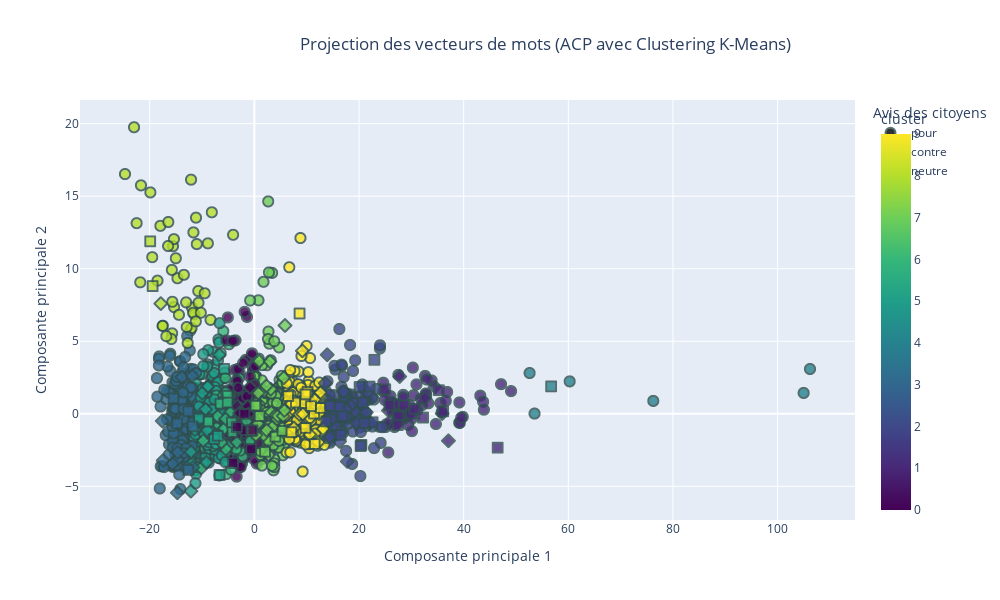

The cell this chart's notebook holds for it:
### Code cell
import plotly.express as px
from sklearn.decomposition import PCA
from sklearn.preprocessing import StandardScaler
from sklearn.cluster import KMeans

# Normalisation des vecteurs
scaler = StandardScaler()
vectors_normalized = scaler.fit_transform(proposition_vectors)

# Réduction des vecteurs à 2 dimensions (ACP)
pca = PCA(n_components=2)
word_vectors_2d = pca.fit_transform(vectors_normalized)

# Appliquer le clustering K-Means
n_clusters = 10  
kmeans = KMeans(n_clusters=n_clusters, random_state=42)
cluster = kmeans.fit_predict(vectors_normalized)
data['cluster'] = cluster

# Préparer les données pour le graphique
df1 = pd.DataFrame(word_vectors_2d, columns=['PC1', 'PC2'])
df1['propositions'] = data['Proposition']  # Ajouter les propositions correspondantes
df1['cluster'] = cluster
df1['cluster'] = kmeans.labels_  # Ajouter les labels des clusters
df1['vote'] = data['Catégorie']
df1['proposition_vectors'] = data['mean_vector']
# Créer le graphique interactif
fig = px.scatter(
    df1, 
    x='PC1', 
    y='PC2',
    symbol = 'vote',
    color='cluster',  # Utiliser les clusters pour la coloration
    hover_name='propositions',  # Afficher le mot lors du survol
    title="Projection des vecteurs de mots (ACP avec Clustering K-Means)",
    labels={'PC1': 'Composante principale 1', 'PC2': 'Composante principale 2','vote':'Avis des citoyens'},
    color_continuous_scale='Viridis',  # Choisir une palette de couleurs
    category_orders={"cluster": [str(i) for i in range(n_clusters)]},
    width = 1000,
    height = 600
)

# Personnaliser les points
fig.update_traces(marker=dict(size=10, opacity=0.8, line=dict(width=2, color='DarkSlateGrey')))

# Ajouter un titre pour la légende des clusters
fig.update_layout(
    title_x=0.3  # Centrer le titre
)


# Afficher le graphique
fig.show()

#df1.to_csv("D:/Gbaki 2A/Projet statistique/propositions_clusters.csv", index=False)

### Figure 1 — Plotly figure (JSON) as saved in the notebook; plotly's stock layout.template omitted (floating-point values rounded to 4 significant figures; data arrays with more than 128 entries replaced by an {"elided": "..."} marker saying what was removed)
{"data": [{"hovertemplate": "<b>%{hovertext}</b><br><br>Avis des citoyens=pour<br>Composante principale 1=%{x}<br>Composante principale 2=%{y}<br>cluster=%{marker.color}<extra></extra>", "hovertext": {"elided": "1736 str values"}, "legendgroup": "pour", "marker": {"color": {"elided": "1736 int values"}, "coloraxis": "coloraxis", "line": {"color": "DarkSlateGrey", "width": 2}, "opacity": 0.8, "size": 10, "symbol": "circle"}, "mode": "markers", "name": "pour", "showlegend": true, "type": "scattergl", "x": {"elided": "1736 float values"}, "xaxis": "x", "y": {"elided": "1736 float values"}, "yaxis": "y"}, {"hovertemplate": "<b>%{hovertext}</b><br><br>Avis des citoyens=contre<br>Composante principale 1=%{x}<br>Composante principale 2=%{y}<br>cluster=%{marker.color}<extra></extra>", "hovertext": ["Il faut raccourcir les vacances scolaires pour introduire des activités culturelles et sportives", "Il faut un remboursement total ou partielle des licences de sport par la sécurité social ", "Il faut transformer 3h de travail (sur les 35h) en 3h de sport obligatoire au travail", "Il faut interdire les JO qui sont profondément discriminants : les billets et logements sont hors de prix pour la majorité des gens", "Il faut être obligé d'adhérer à une association pendant les études (sportive, artistique...) et s'inspirer des usa", "Il faut faciliter l'accès au clubs et associations en remboursant par la sécurité sociale et les mutuelles les abonnements ou licences", "Il faut instaurer des heures de sport obligatoires dans les entreprises.", "Il faut une prise en charge par la sécurité sociale des adhésions dans les clubs et associations sportives avec un contrôle de présence", "Il faut que cela soit rembourser au moins en partie, par le sécurité sociale, ou une aide conséquente par l'employeur", "Il faut le rendre obligatoire à l'école, après la classe : 1 heure par jour a minima. Et idem pour les adultes après le travail ", "Il faudrait que les smartphones se bloquent après une heure d'utilisation et se débloquent après 10 minutes d'activité.", "Il faut annuler les JO et utiliser l'argent pour des équipements de proximité et des encadrants payés correctement", "Il faut des clubs gratuits. ", "Il faut interdire les jeux olympiques : c’est polluants et réservés à une élite bourgeoise. ", "Il faut faciliter l'accès aux clubs ou associations sportives en remboursant par la sécurité sociale et les mutuelles les abonnements", "Il faut imposer sur les 35 heures qu’il y ait une heure de sport financé par les employeurs sur le temps de travail.", "Il faut que les entreprises, associations, sociétés, etc. rendent obligatoire une activité sportive 30 minutes par jour", "Il faut s’inspirer du système militaire avec la mise en place de la pratique sportive sur le temps de travail.", "Il faut rembourser par la CPAM les inscriptions à des clubs de sport. Des personnes sportives sont des personnes en meilleur santé", "Il faut une participation financière pour ceux qui font leurs trajets quotidiens a vélo (sauf VAE car ils bénéficient déjà d'aide a l'achat)", "Il faut récompenser financièrement les Français qui font 10 000 pas/jour système points, tickets ciné resto etc ou à partir d'un nbre de pas", "Il faut rendre le sport obligatoire. 2H/semaine payées par l'Etat via carte numérique activable à partir de 30 min sport.", "Il faut rendre les activités physiques remboursées par la sécurité sociale.", "Il faut mettre en place un échauffement matinal physique tous les matins pour toutes la population", "Il faut démocratiser la pratique sportive sur les lieux de travail des gens en instaurant une pause de 2h entre midi et deux.", "Il faut des écrans publicitaires ou l’on peut voir défiler diverses pratiques sportives, leurs bienfaits, sous fond musical, dans la rue. ", "Il faut initier la mise en forme collective dans les entreprises, le matin avant de prendre son poste et le soir avant de partir", "Il faut 1 abonnement gratuit/an à un club de sport ou d'activité physique de son choix.", "Il faut passer à des semaines de 32h et à des week-ends de 3 jours", "Il faut empêcher les gens de travailler dimanche et ouvrir les installations sportives pour la pratique du sport", "Il faut pouvoir payer son ticket de bus en faisant 20 squats, comme à Cluj (Roumanie) ? Bus gratuit pour les personnes handicapées/âgées.", "Il faut pour les emplois non physiques une heure de sport le matin avant la prise de poste.", "Il faut que les massages (chinois, thaï) puissent être pris en charge au même titre que l'ostéopathie. Bénéfique pour la récupération/stress", "Il faut construire dans tous les quartiers urbains et villages des piscines publiques naturelles, dans des serres végétales, à eau recyclée", "Il faut développer des \"cours de sport en plein air nocturnes\" avec des équipements lumineux.", "Il faut à partir de 40 ans une participation de la sécurité sociale pour une pratique sportive dans un club", "Il faut élargir massivement les possibilités de nager en site naturel toute l’année et en accès libre (lacs, canaux, etc.).", "Il faut allier salle de sports et jeux vidéos, rendre cela ludique !", "Il faut initier les français aux jeux sportifs en réalité virtuelle et équiper les établissements de type EPHAD.", "Il faut rémunérer les sportifs qui participent à des événements de promotion du sport dans les communes ou les régions", "Il faut renforcer les incitations aux pratiques sportives pour la santé par un crédit d'impôts plafonné pour l'emploi d'un coach", "Il faut que les collectivités financent des coachs qui aident les familles volontaires à améliorer leur comportement (activité, repas…).", "Il faut retirer les parkings de dépose des enfants proches écoles-collèges, pour redonner l'autonomie des déplacements à pieds ou vélo.", "Il faut stopper les jeux olympiques, c'est une hérésie !", "Il faut que ce soit obligatoire pour les enfant de 5 à 12 ans d'être inscrit dans une association afin de pratiquer une activité physique", "Il faut sacraliser le sport au collège et lycée, avec un coef fort et noter la performance autant que la démonstration d'esprit d'équipe.", "Il faut moins de restriction vestimentaire pour les pratiques en compétition tant que cela nuit pas à la discipline elle même ex : voile", "Il faut une application qui permettrait de gagner du temps d’écran en échange d’activité physique que les parents programmeraient. ", "Il faut créer des créneaux horaires réservés aux activités sportives dans les parcs.", "Il faut que le coup de l'activité sportive puisse être prise en charge/remboursée par l'employeur, la sécurité sociale", "Il faut arrêter de confondre sport et activité physique, l'un est une absurdité délétère, l'autre est indispensable.", "Il faut obliger chaque club à avoir une équipe handisport pour chaque activité", "Il faut supprimer/diminuer les remboursements des médicaments des personnes qui pourraient se soigner grâce à l'activité physique.", "Il faut valoriser les notes des élèves sportifs (extra-scolaire) afin de motiver les autres à la pratique régulière d’un sport en fédération", "Il faut proposer aux magasins de sport des rayons pour des articles de pratique sportive, promotion permanente annuelle", "Il faut la rendre obligatoire afin de beneficier de soins médicaux", "Il faut des collaborations avec des influenceurs pour promouvoir un mode de vie actif.", "Il faut créer des défis sportifs basés sur les réseaux sociaux pour encourager la participation en ligne et hors ligne.", "Il faut rendre les inscriptions gratuites dans les clubs de sport en compensant cette gratuité par des subventions publiques", "Il faut que les éducateurs sportifs soient remboursés par la sécurité sociale.", "Il faut proposer un prix littéraire pour récompenser les livres pour apprendre un sport ou pour avoir une activité physique.", "Il faut inciter fiscalement à prendre un coach sportif personnel", "Il faut permettre aux employeurs de payer mieux ceux qui sont actifs en sport que les sédentaires.Des employés en forme sont plus avantageux", "Il faut donner une place aux transidentités au sein du sport et intégrer ce sujet dans l’ensemble des réflexions liées au sport", "Il faut payer une nounou aux familles monoparentales pour libérer du temps au parent pour pratiquer une activité sportive, 1fois par semaine", "Il faut interdire tous les véhicules à moteur et supprimer des places de parking dans les centres villes pour inciter les citoyens à marcher", "Il faut faire des zones défis au travail: chaise contre le mur, panier basket...", "Il faut taxer lourdement les loisirs statiques (jeux vidéo, streaming etc) pour inciter à choisir des loisirs sportifs, et financer ceux ci.", "Il faut inscrire la pratique d’une activité physique quotidienne dans la Constitution", "Il faut mettre en place des programmes de réalité virtuelle pour découvrir de nouveaux sports.", "Il faut faire dans les rues et les parcs des sortes de chasses aux trésors et collecter ainsi des bons de reductions, places de concerts...", "Il faut interdire les jeux olympiques, surtout en France.", "Il faut créer des bornes de pointage dans les villes pour la marche à pied mesurant les distances et encourageant les progrès", "Il faut rendre gratuits les places aux JO pour les licenciés", "Il faut imposer à l’entreprise du sport dans le temps de travail ! Il faut accepter de déjeuner en travaillant pour libérer la pause !", "Il faut donner une prime CPAM en proportion du nombre d’heures de sport mensuelles. Grâce à une appli gérée par le ministère de la Santé", "Il faut lever l’interdiction du port du voile dans les fédérations françaises", "Il faut en faire un campagne national : faire des affiches géantes avec des personnes saines physiquement", "Il faut supprimer du vocabulaire le mot sport qui correspond à un abrutissement et le remplacer par activité physique.", "Il faut que les dirigeants montrent l'exemple : médiatiser les activités sportives des politiques, journalistes et autres personnalités", "Il faut pénaliser les déplacements courts en voiture.", "Il faut encourager l'installation d'une innovation : la première machine à café qui fait tapis de course", "Il faut proposer un apéro sportif après un footing entre proches et voisins", "Il faut réduire le volume des retransmissions des sports dans les medias (tv, radio, internet) pour ne pas figer les auditeurs chez eux", "Il faut mettre en place des jeux vidéo interactifs qui récompensent les activités physiques réelles.", "Il faut que les flashmobs se généralisent et deviennent les nouvelles façons de prendre l'apéritif après le travail.", "Il faut interdire l’arrêt et le stationnement à moins d’un kilomètre des établissements scolaires.", "Il faut du temps et par conséquent favoriser un 100% télétravail", "Il faut changer les équipes de haut niveau et les membres des fédérations dès lors qu’il n’y a eu aucune qualification olympique", "Il faut vérifier le passif judiciaire des jeunes qui accèdent à sport études notamment pour le football.", "Il faut supprimer les cotisations obligatoires des fédérations sportives.", "Il faut favoriser les réunions non formelles au sein de l'entreprise en invitant les conjoints pour des thés ou dîners dansants.", "Il faut interdire les sports non écologiques comme le ski et la formule 1", "Il faut que tout le monde prennent des trotinettes ou des vélos électriques c'est bon pour la planète.", "Il faut offrir 1 ou 2 jours de CP, payés par l’Etat, à qui le souhaite, pendant les JO, pour regarder les épreuves et susciter des vocations", "Il faut interdire toutes les demandes de certificats médicaux que ce soit pour les clubs, les professionnels et les compétitions.", "Il faut augmenter les cotisations sociales de ceux qui ne s'inscrive dans aucun sport. ", "Il faut augmenter le prix des carburants pour inciter à aller à pied (au moins partiellement). Pas à vélo! A pied!", "Il faut augmenter les cotisations sociales des non-sportifs. Ils coutent plus cher à la sécu, c'est à eux de payer.", "Il faut adopter un chien ça fera à minima 45 minutes de marche 3 fois par jour", "Il faut pouvoir exclure tout membre d’une fédération qui n’est pas au résultat et éviter qu’il reprenne sa place", "Il faut réduire le nombre d'arrêt de bus en ville pour obliger la marche, un pour 500m semble juste.", "Il faut inciter les Français à s'équiper de montres connectées pour les stimuler à bouger et atteindre des (petits) objectifs quotidiens.", "Il faut encourager les garçons à s'inscrire dans un club de football ou de rugby."], "legendgroup": "contre", "marker": {"color": [2, 2, 1, 9, 1, 3, 5, 6, 6, 5, 0, 0, 3, 5, 3, 5, 6, 0, 7, 7, 2, 7, 3, 6, 0, 9, 0, 3, 7, 5, 0, 5, 2, 7, 3, 6, 9, 9, 2, 7, 9, 7, 9, 3, 3, 2, 7, 0, 7, 3, 5, 9, 2, 6, 7, 2, 5, 9, 6, 3, 7, 6, 6, 6, 5, 2, 9, 0, 5, 9, 9, 3, 5, 6, 7, 2, 9, 5, 1, 9, 7, 1, 2, 1, 2, 9, 1, 2, 7, 2, 7, 7, 1, 7, 9, 7, 6, 8, 7, 0, 2, 7, 7, 2], "coloraxis": "coloraxis", "line": {"color": "DarkSlateGrey", "width": 2}, "opacity": 0.8, "size": 10, "symbol": "diamond"}, "mode": "markers", "name": "contre", "showlegend": true, "type": "scattergl", "x": [22.19, 17.75, 27.76, 11.49, 25.62, -14.74, -8.895, -10.16, -4.994, -9.51, -3.49, -3.255, -14.71, -8.944, -14.66, -8.507, -5.506, -1.272, 1.719, 0.9018, 19.53, 3.23, -14.72, -5.437, -0.8494, 7.525, -2.755, -11.73, 3.505, -9.971, -2.689, -9.148, 19.86, 1.811, -17.61, -6.306, 12.37, 13.12, 17.02, 4.025, 10.18, 0.2919, 9.165, -13.83, -12.98, 18.38, 0.9451, -3.714, 0.6678, -15.65, -12.14, 10.59, 14.44, -5.74, 4.323, 21.08, -11.41, 7.048, -9.787, -17.43, 2.701, -7.035, -4.62, -5.504, -9.015, 13.52, 12.64, -1.171, -12.11, 6.128, 8.598, -11.89, -6.717, -1.534, 3.122, 21.39, 12.21, -9.331, 37.08, 10.67, 5.847, 34.52, 17.5, 30.32, 16.26, 7.056, 35.89, 13.91, 4.483, 21.61, 5.493, 5.614, 32.59, 2.965, 9.258, 5.753, -3.365, -17.88, 2.338, -2.826, 14.02, 2.296, 0.7233, 19.54], "xaxis": "x", "y": [-0.6307, -3.281, 2.57, 0.9715, 0.2229, -3.162, -0.5146, -3.726, -2.19, -1.425, -1.531, 0.5141, -3.148, 1.864, -2.667, -1.085, -1.002, 0.507, -1.474, 3.624, 0.06405, 0.1122, -5.442, -2.439, 1.819, -0.9703, -0.7243, -3.692, -0.8921, 1.423, 0.04673, -3.355, -0.4538, 1.582, -0.4965, -1.966, 0.01252, -1.039, 1.525, -0.11, -0.3339, -1.48, 4.339, 2.529, -3.705, 0.5514, -0.375, -1.567, -0.6766, -3.443, -5.329, -1.433, -1.594, -1.0, -0.3764, 1.017, -1.1, 0.8029, -1.859, -3.217, -2.832, -0.1714, 0.1013, -0.3572, -1.127, 2.107, 1.471, -0.02239, -2.631, -0.1279, -0.04366, 2.605, 4.066, -0.5225, 1.69, 0.1055, -1.948, 0.3079, -1.86, -0.3027, 6.09, 1.847, 0.2996, -0.29, -1.907, 0.6783, 0.0159, 4.071, -0.1457, 1.472, -0.153, 2.486, 1.085, 3.601, -0.02004, 0.2287, -1.96, 7.597, -1.127, 0.04974, 0.8708, 1.928, 1.425, -0.6569], "yaxis": "y"}, {"hovertemplate": "<b>%{hovertext}</b><br><br>Avis des citoyens=neutre<br>Composante principale 1=%{x}<br>Composante principale 2=%{y}<br>cluster=%{marker.color}<extra></extra>", "hovertext": ["Il faut créer des challenges sportifs tous les mois et une compétition entre participants ce qui motivera encore plus.", "Il faut proposer des \"flash mobs sportifs\" dans les lieux publics pour encourager la spontanéité.", "Il faut interdire aux mairies de fermer un gymnase aux heures de nuit uniquement pour économiser de l’électricité !", "Il faut que les profs de sport officient dans les clubs ! Le sport scolaire se concentre sur les enfants ne faisant pas (encore) de sport.", "Il faut développer des activités physiques douces : yoga de chaise, et aide financière pour vélo d'appartement", "Il faut aller au boulot en velo", "Il faut créer le ministère de la culture populaire, qui intègrera aussi l'APSA Activité Physique Sportive Artistique, différente de l'EPS.", "Il faut inventer les apéros sportifs ! On se retrouve dans une ambiance conviviale avec des voisins et proches autour d’une collation", "Il faut reconnaître les coachs sportifs ou coach en nutrition comme des professionnels de santé", "Il faut un sport axé sur la communauté où ses membres sont impliqués dans les décisions, favorisant plus de démocratie participative", "Il faut un centre \"thermal\" accessible dans chaque département pour les personnes âgées ou ayant des douleurs avec des kinés", "Il faut éviter volontairement de se faire aider dans la mesure du possible et s'obliger à faire soi-même pour entretenir son corps.", "Il faut que le double projet d'un.e SHN soit réellement pris en compte par les DTN et CTN", "Il faut régulièrement évaluer les actions des CTN", "Il faut que les SHN listés aient les mêmes avantages notamment dans les Creps (accès aux services médicaux et psycho)", "Il faut faciliter la vie de nos SHN au collège prévoir des heures prof pour le rattrapage après compétition. ", "Il faut faire la promotion d'applications comme HelloSport.", "Il faut soutenir les applications comme weward et surtout que l'état propose une application du style car - de gens dans les hôpitaux.", "Il faut proposer des APPN dans toutes les écoles et pas seulement au sein des QPV pour faire aimer le sport de plein air", "Il faut que le département puisse payer les entraîneurs en fonction du nombre de licenciés (ce qui en entraînera une hausse)", "Il faut voir qu'il y a l'offre tremplin strict à 11 séances en Maison Sport Santé. Mais une PMR à vie n'a pas accès à un sport normal après.", "Il faut lutter contre l'insuffisance de financement pérenne des MSS afin de sécuriser leur modèle éco déjà très fragilisé par l'offre privée", "Il faut donner une note de difficultés d'une activité physique et du niveau. Cela existe pour des activités comme le trekking.", "Il faut renforcer les MSS car elles ont l'obligation de sensibiliser et promouvoir l'activité physique. Promouvoir une nouvelle culture", "Il faut tracer simplement sur le sol les lignes délimitant les terrains de sport de tous les sports olympiques pour faire du air-sport.", "Il faut faire payer le montant des adhésions à un club sportif (en Sport Adapté, en sport loisirs ou en Sport compétition)", "Il faut créer sur les montres connectées une activité \"Trajet sans voiture\" qui compte la distance totale parcourue et aussi les pas.", "Il faut être plus présent dans les salles", "Il faut modifier les conditions d’accès aux fonctions d’entraîneurs de haut niveau et non plus laisser le statut de la fonction publique", "Il faut prendre exemple sur l’Education Scolaire qui est mise en place aux États unis sur le sport.", "Il faut pouvoir traiter des demandes en activité physique qui n'ont pas trouvé d'offre.", "Il faut promouvoir les activités connectées", "Il faut non un cours de tennis des tables de ping-pong, moins onéreux et plus ludique", "Il faut mettre à disposition une fiche simple indiquant la chronologie pour la création d'une association sport santé", "Il faut que les EAPAS, Enseignants en Activité Physique Adaptée de Santé Licence et Master STAPS APAS soient conventionnés.", "Il faut accompagner la structuration, l’outillage et la montée en compétences des organisations de l’écosystème", "Il faut aider financièrement le SHN afin de lui permettre de se déplacer sur les compét et d'assurer son avenir ", "Il faut systématiser la conduite de mesures d’impacts des projets et des politiques sportives, pour objectiver les bénéfices pour la société", "Il faut une compétition mondiale pour réunir les peuples sur une ville sur cette belle planète tout en respectant notre terre", "Il faut voir du coté des \"Contrat Local de Santé\" portés pas les Communautés de communes et l'ARS", "Il faut imposer un principe clair de subsidiarité des compétences entre les différents acteurs institutionnels du sport", "Il faut des spots publicitaires pour tout public.", "Il faut intégrer 1 journée collective sport obligatoire au sein de chaque fonction publique et autres administrations ", "Il faut utiliser les applications mobiles qui permettent de mettre les amateurs en relation. ex : l’application « Potesport »", "Il faut un outil moderne et géré pour démocratiser le privilège d'assister à ce rendez-vous sportif des J.O. Des professionnels aussi.", "Il faut des structures nationales au fonctionnement moins coûteux et plus adaptées aux besoins de formation de cadres en régions.", "Il faut communiquer sur l'existence de l'enseignant en activité physique adaptée, profession spécifique à la pratique physique et la santé.", "Il faut développer les séances de sport par internet, qu'on puisse les faire avec des amis en direct, ou ensuite en différé: c'est top !", "Il faut nécessairement rendre les activités physiques plus attrayantes en les fusionnant avec des activités artistiques, par exemple.", "Il faut que l'animation des activités physiques adaptées de santé soit associée à la médiation culturelle et scientifique.", "Il faut soutenir des applications comme Smatchy qui aident à rendre le sport pour tous accessibles gratuitement", "Il faut permettre aux parents d’initier leurs enfants aux sports sans les clubs ou fédérations. Juste pouvoir louer l’espace ou terrain.", "Il faut créer des \"parcours sportifs mystères\" où les participants découvrent l'activité au dernier moment.", "Il faut ouvrir des campus universitaires", "Il faut encourager les filles à s'inscrire dans un club de football ou de rugby.", "Il faut couvrir le plus grand nombre de terrains de pétanque pour permettre cette activité ludique et intergénérationnelle toute l'année !", "Il faut créer un groupe de même niveau qui se motive les uns les autres ...", "Il faut développer et encourager le concept de \"Walking meeting\" dans les secteurs où il peut être mis en place.", "Il faut créer des associations pour les personnes intéressées et faire des publicités sur la télé et sur les réseaux sociaux", "Il faut organiser des compétitions sportives par tranches d'âges entre villes puis entre départements et enfin entre régions.", "Il faut leur dire que ça éveille en nous des substances naturelles au moins aussi puissantes que toutes les drogues ou alcools réunis", "Il faut aménager des latrines à proximité des lieux de passage piétons et des deux roues.", "Il faut que chaque acteur public puisse analyser son budget et créer un budget primitif sensible au genre dans le sport", "Il faut que les clubs de sport pour les enfants ne proposent plus de créneaux le mercredi mais le soir et le weekend", "Il faut construire des praticables couverts pour favoriser la pratique ensemble de pratiques artistiques.", "Il faut couvrir le maximum de terrains de sport ,y compris pour la pétanque, quand le foncier est rare  (pour les jours de pluie)", "Il faut pratiquer un sport collectivement  jusqu'à 90 ans dans chaque quartier ou village. ", "Il faut offrir avantages fiscaux, financiers (impôts, mutuelles...) proportionnels aux gains dont la société profite de la part des sportifs", "Il faut proposer plus de jeux de piste comme les mozaïques space invaders, pokemon, geocaching..."], "legendgroup": "neutre", "marker": {"color": [1, 3, 1, 7, 6, 8, 0, 4, 6, 9, 9, 9, 1, 1, 9, 0, 2, 9, 5, 9, 3, 9, 9, 7, 9, 7, 2, 2, 0, 6, 5, 2, 9, 7, 3, 2, 2, 1, 2, 6, 2, 1, 0, 2, 1, 7, 0, 9, 5, 2, 6, 5, 1, 1, 1, 0, 3, 7, 2, 9, 1, 2, 3, 2, 5, 1, 6, 2, 8], "coloraxis": "coloraxis", "line": {"color": "DarkSlateGrey", "width": 2}, "opacity": 0.8, "size": 10, "symbol": "square"}, "mode": "markers", "name": "neutre", "showlegend": true, "type": "scattergl", "x": [25.77, -12.63, 27.88, 4.002, -5.121, -19.91, -0.6048, 56.71, -4.313, 8.64, 9.773, 11.4, 32.23, 27.44, 12.62, -1.716, 14.46, 7.933, -7.704, 9.641, -14.75, 6.456, 11.53, 2.038, 10.16, 5.369, 22.0, 16.5, -1.913, -4.218, -6.993, 20.45, 7.057, -0.5967, -12.63, 14.54, 20.71, 36.07, 20.11, -8.812, 22.58, 27.41, -3.331, 16.23, 35.26, 0.9958, -4.059, 9.774, -6.654, 20.3, -6.494, -10.62, 28.6, 25.01, 29.93, -0.3714, -15.44, 0.1839, 21.01, 10.83, 46.49, 22.93, -11.79, 13.73, -5.805, 30.58, -5.103, 16.82, -19.44], "xaxis": "x", "y": [0.6001, 0.1731, -0.101, -1.58, 1.244, 11.89, -2.431, 1.89, -0.6023, 6.915, -0.9679, 0.01349, -0.2582, -0.1858, 0.4072, -1.125, 0.618, 0.7771, -1.733, 0.7335, -0.662, 1.214, -2.086, -2.618, 1.514, -1.172, 1.874, -1.452, -0.0008914, -1.271, -1.512, -2.142, -1.267, -1.182, -3.867, 0.5371, 0.766, 0.1694, 1.845, -0.5261, -0.5812, -0.7705, -0.9099, 0.4681, 1.625, -0.1574, -3.39, 1.338, -4.218, -2.219, 0.698, -0.3266, 0.5642, 1.689, 0.02048, -1.145, 1.064, 0.5609, -0.6382, 0.5257, -2.335, 3.722, -0.8702, -0.5177, 3.1, 0.3384, 0.7685, -0.1625, 8.803], "yaxis": "y"}], "layout": {"coloraxis": {"colorbar": {"title": {"text": "cluster"}}, "colorscale": [[0, "#440154"], [0.1111, "#482878"], [0.2222, "#3e4989"], [0.3333, "#31688e"], [0.4444, "#26828e"], [0.5556, "#1f9e89"], [0.6667, "#35b779"], [0.7778, "#6ece58"], [0.8889, "#b5de2b"], [1, "#fde725"]]}, "height": 600, "legend": {"title": {"text": "Avis des citoyens"}, "tracegroupgap": 0}, "title": {"text": "Projection des vecteurs de mots (ACP avec Clustering K-Means)", "x": 0.3}, "width": 1000, "xaxis": {"anchor": "y", "domain": [0, 1], "title": {"text": "Composante principale 1"}}, "yaxis": {"anchor": "x", "domain": [0, 1], "title": {"text": "Composante principale 2"}}}}
